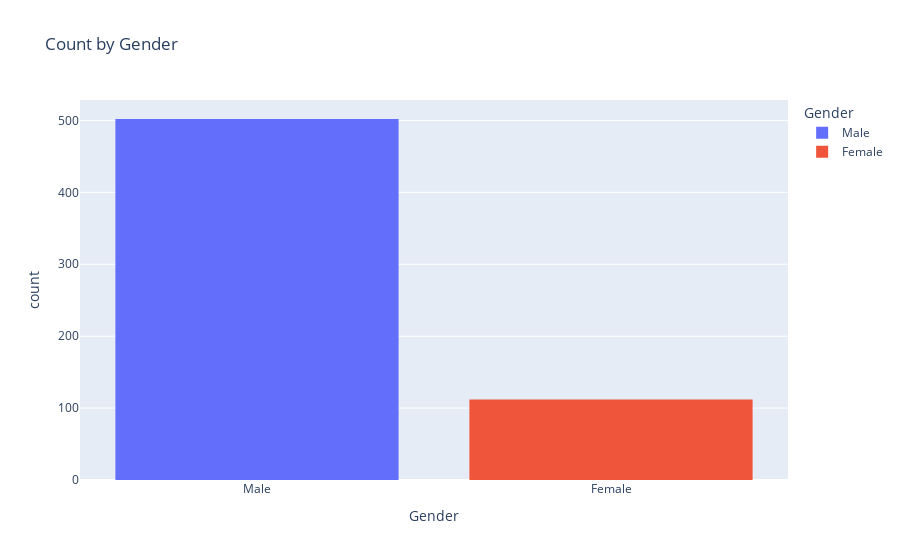

The notebook cell saved with this chart:
### Markdown cell above
- This is most likely to affect our model. More on this will be explained in the model section.
- Who is more likely to request for mortgage loan. Right now we are talking regards tyo genders, or are thay equally making requests?

### Code cell
px.histogram(df,x='Gender',color="Gender",title="Count by Gender")

### Figure 1 — Plotly figure (JSON) as saved in the notebook; plotly's stock layout.template omitted (floating-point values rounded to 4 significant figures; data arrays with more than 128 entries replaced by an {"elided": "..."} marker saying what was removed)
{"data": [{"alignmentgroup": "True", "bingroup": "x", "hovertemplate": "Gender=%{x}<br>count=%{y}<extra></extra>", "legendgroup": "Male", "marker": {"color": "#636efa", "pattern": {"shape": ""}}, "name": "Male", "offsetgroup": "Male", "orientation": "v", "showlegend": true, "type": "histogram", "x": {"elided": "502 str values"}, "xaxis": "x", "yaxis": "y"}, {"alignmentgroup": "True", "bingroup": "x", "hovertemplate": "Gender=%{x}<br>count=%{y}<extra></extra>", "legendgroup": "Female", "marker": {"color": "#EF553B", "pattern": {"shape": ""}}, "name": "Female", "offsetgroup": "Female", "orientation": "v", "showlegend": true, "type": "histogram", "x": ["Female", "Female", "Female", "Female", "Female", "Female", "Female", "Female", "Female", "Female", "Female", "Female", "Female", "Female", "Female", "Female", "Female", "Female", "Female", "Female", "Female", "Female", "Female", "Female", "Female", "Female", "Female", "Female", "Female", "Female", "Female", "Female", "Female", "Female", "Female", "Female", "Female", "Female", "Female", "Female", "Female", "Female", "Female", "Female", "Female", "Female", "Female", "Female", "Female", "Female", "Female", "Female", "Female", "Female", "Female", "Female", "Female", "Female", "Female", "Female", "Female", "Female", "Female", "Female", "Female", "Female", "Female", "Female", "Female", "Female", "Female", "Female", "Female", "Female", "Female", "Female", "Female", "Female", "Female", "Female", "Female", "Female", "Female", "Female", "Female", "Female", "Female", "Female", "Female", "Female", "Female", "Female", "Female", "Female", "Female", "Female", "Female", "Female", "Female", "Female", "Female", "Female", "Female", "Female", "Female", "Female", "Female", "Female", "Female", "Female", "Female", "Female"], "xaxis": "x", "yaxis": "y"}], "layout": {"barmode": "relative", "legend": {"title": {"text": "Gender"}, "tracegroupgap": 0}, "title": {"text": "Count by Gender"}, "xaxis": {"anchor": "y", "categoryarray": ["Male", "Female"], "categoryorder": "array", "domain": [0, 1], "title": {"text": "Gender"}}, "yaxis": {"anchor": "x", "domain": [0, 1], "title": {"text": "count"}}}}
